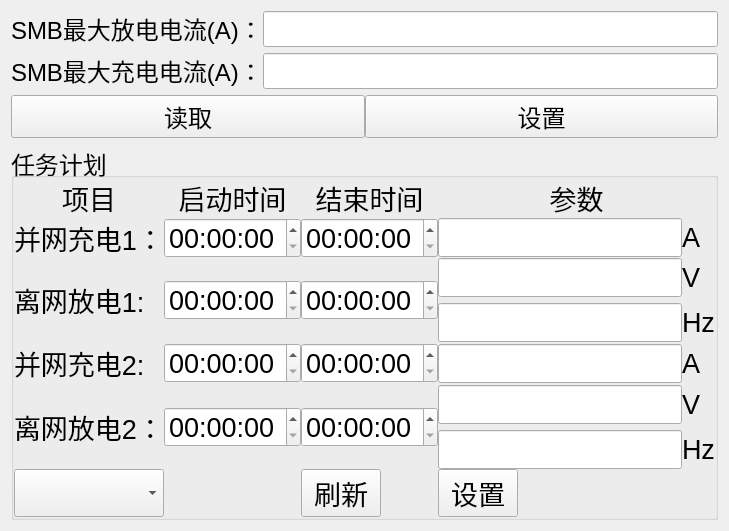
      <widget class="QWidget" name="page_3">
       <layout class="QVBoxLayout" name="verticalLayout_2">
        <item>
         <widget class="QWidget" name="widget_9" native="true">
          <property name="sizePolicy">
           <sizepolicy hsizetype="Preferred" vsizetype="Fixed">
            <horstretch>0</horstretch>
            <verstretch>0</verstretch>
           </sizepolicy>
          </property>
          <layout class="QHBoxLayout" name="horizontalLayout_9">
           <property name="spacing">
            <number>0</number>
           </property>
           <property name="leftMargin">
            <number>0</number>
           </property>
           <property name="topMargin">
            <number>0</number>
           </property>
           <property name="rightMargin">
            <number>0</number>
           </property>
           <property name="bottomMargin">
            <number>0</number>
           </property>
           <item>
            <widget class="QLabel" name="label_10">
             <property name="sizePolicy">
              <sizepolicy hsizetype="Preferred" vsizetype="Fixed">
               <horstretch>0</horstretch>
               <verstretch>0</verstretch>
              </sizepolicy>
             </property>
             <property name="font">
              <font>
               <pointsize>18</pointsize>
              </font>
             </property>
             <property name="text">
              <string>SMB最大放电电流(A)：</string>
             </property>
            </widget>
           </item>
           <item>
            <widget class="QLineEdit" name="leMaxDisAm">
             <property name="font">
              <font>
               <pointsize>18</pointsize>
              </font>
             </property>
            </widget>
           </item>
          </layout>
         </widget>
        </item>
        <item>
         <widget class="QWidget" name="widget_10" native="true">
          <property name="sizePolicy">
           <sizepolicy hsizetype="Preferred" vsizetype="Fixed">
            <horstretch>0</horstretch>
            <verstretch>0</verstretch>
           </sizepolicy>
          </property>
          <layout class="QHBoxLayout" name="horizontalLayout_10">
           <property name="spacing">
            <number>0</number>
           </property>
           <property name="leftMargin">
            <number>0</number>
           </property>
           <property name="topMargin">
            <number>0</number>
           </property>
           <property name="rightMargin">
            <number>0</number>
           </property>
           <property name="bottomMargin">
            <number>0</number>
           </property>
           <item>
            <widget class="QLabel" name="label_11">
             <property name="sizePolicy">
              <sizepolicy hsizetype="Preferred" vsizetype="Fixed">
               <horstretch>0</horstretch>
               <verstretch>0</verstretch>
              </sizepolicy>
             </property>
             <property name="font">
              <font>
               <pointsize>18</pointsize>
              </font>
             </property>
             <property name="text">
              <string>SMB最大充电电流(A)：</string>
             </property>
            </widget>
           </item>
           <item>
            <widget class="QLineEdit" name="leMaxChaAm">
             <property name="font">
              <font>
               <pointsize>18</pointsize>
              </font>
             </property>
            </widget>
           </item>
          </layout>
         </widget>
        </item>
        <item>
         <widget class="QWidget" name="widget_12" native="true">
          <property name="sizePolicy">
           <sizepolicy hsizetype="Preferred" vsizetype="Fixed">
            <horstretch>0</horstretch>
            <verstretch>0</verstretch>
           </sizepolicy>
          </property>
          <property name="font">
           <font>
            <pointsize>18</pointsize>
           </font>
          </property>
          <layout class="QHBoxLayout" name="horizontalLayout_11">
           <property name="spacing">
            <number>0</number>
           </property>
           <property name="leftMargin">
            <number>0</number>
           </property>
           <property name="topMargin">
            <number>0</number>
           </property>
           <property name="rightMargin">
            <number>0</number>
           </property>
           <property name="bottomMargin">
            <number>0</number>
           </property>
           <item>
            <widget class="QPushButton" name="pbreadcfg">
             <property name="font">
              <font>
               <pointsize>18</pointsize>
              </font>
             </property>
             <property name="text">
              <string>读取</string>
             </property>
            </widget>
           </item>
           <item>
            <widget class="QPushButton" name="pbmodifycfg">
             <property name="font">
              <font>
               <pointsize>18</pointsize>
              </font>
             </property>
             <property name="text">
              <string>设置</string>
             </property>
            </widget>
           </item>
          </layout>
         </widget>
        </item>
        <item>
         <widget class="QGroupBox" name="groupBox_2">
          <property name="sizePolicy">
           <sizepolicy hsizetype="Preferred" vsizetype="Preferred">
            <horstretch>0</horstretch>
            <verstretch>0</verstretch>
           </sizepolicy>
          </property>
          <property name="font">
           <font>
            <pointsize>18</pointsize>
           </font>
          </property>
          <property name="title">
           <string>任务计划</string>
          </property>
          <property name="alignment">
           <set>Qt::AlignLeading|Qt::AlignLeft|Qt::AlignVCenter</set>
          </property>
          <layout class="QGridLayout" name="gridLayout">
           <property name="sizeConstraint">
            <enum>QLayout::SetDefaultConstraint</enum>
           </property>
           <property name="leftMargin">
            <number>0</number>
           </property>
           <property name="topMargin">
            <number>0</number>
           </property>
           <property name="rightMargin">
            <number>0</number>
           </property>
           <property name="bottomMargin">
            <number>0</number>
           </property>
           <property name="spacing">
            <number>0</number>
           </property>
           <item row="1" column="0">
            <widget class="QLabel" name="label_13">
             <property name="sizePolicy">
              <sizepolicy hsizetype="Fixed" vsizetype="Fixed">
               <horstretch>0</horstretch>
               <verstretch>0</verstretch>
              </sizepolicy>
             </property>
             <property name="font">
              <font>
               <pointsize>20</pointsize>
              </font>
             </property>
             <property name="text">
              <string>并网充电1：</string>
             </property>
            </widget>
           </item>
           <item row="2" column="0">
            <widget class="QLabel" name="label_15">
             <property name="sizePolicy">
              <sizepolicy hsizetype="Fixed" vsizetype="Fixed">
               <horstretch>0</horstretch>
               <verstretch>0</verstretch>
              </sizepolicy>
             </property>
             <property name="font">
              <font>
               <pointsize>20</pointsize>
              </font>
             </property>
             <property name="text">
              <string>离网放电1:</string>
             </property>
            </widget>
           </item>
           <item row="4" column="2">
            <widget class="QTimeEdit" name="telwfdend2">
             <property name="sizePolicy">
              <sizepolicy hsizetype="Fixed" vsizetype="Fixed">
               <horstretch>0</horstretch>
               <verstretch>0</verstretch>
              </sizepolicy>
             </property>
             <property name="font">
              <font>
               <pointsize>20</pointsize>
              </font>
             </property>
             <property name="displayFormat">
              <string>hh:mm:ss</string>
             </property>
            </widget>
           </item>
           <item row="1" column="3">
            <widget class="QWidget" name="widget" native="true">
             <property name="sizePolicy">
              <sizepolicy hsizetype="Preferred" vsizetype="Preferred">
               <horstretch>0</horstretch>
               <verstretch>0</verstretch>
              </sizepolicy>
             </property>
             <layout class="QHBoxLayout" name="horizontalLayout_14">
              <property name="spacing">
               <number>0</number>
              </property>
              <property name="leftMargin">
               <number>0</number>
              </property>
              <property name="topMargin">
               <number>0</number>
              </property>
              <property name="rightMargin">
               <number>0</number>
              </property>
              <property name="bottomMargin">
               <number>0</number>
              </property>
              <item>
               <widget class="QLineEdit" name="lecddl1">
                <property name="sizePolicy">
                 <sizepolicy hsizetype="Preferred" vsizetype="Fixed">
                  <horstretch>0</horstretch>
                  <verstretch>0</verstretch>
                 </sizepolicy>
                </property>
                <property name="baseSize">
                 <size>
                  <width>0</width>
                  <height>0</height>
                 </size>
                </property>
                <property name="font">
                 <font>
                  <pointsize>20</pointsize>
                 </font>
                </property>
                <property name="maxLength">
                 <number>5</number>
                </property>
                <property name="cursorMoveStyle">
                 <enum>Qt::LogicalMoveStyle</enum>
                </property>
               </widget>
              </item>
              <item>
               <widget class="QLabel" name="label_14">
                <property name="sizePolicy">
                 <sizepolicy hsizetype="Preferred" vsizetype="Fixed">
                  <horstretch>0</horstretch>
                  <verstretch>0</verstretch>
                 </sizepolicy>
                </property>
                <property name="font">
                 <font>
                  <pointsize>20</pointsize>
                 </font>
                </property>
                <property name="text">
                 <string>A</string>
                </property>
               </widget>
              </item>
             </layout>
            </widget>
           </item>
           <item row="1" column="2">
            <widget class="QTimeEdit" name="tecdend1">
             <property name="sizePolicy">
              <sizepolicy hsizetype="Fixed" vsizetype="Fixed">
               <horstretch>0</horstretch>
               <verstretch>0</verstretch>
              </sizepolicy>
             </property>
             <property name="font">
              <font>
               <pointsize>20</pointsize>
              </font>
             </property>
             <property name="displayFormat">
              <string>hh:mm:ss</string>
             </property>
            </widget>
           </item>
           <item row="2" column="2">
            <widget class="QTimeEdit" name="telwfd1end">
             <property name="sizePolicy">
              <sizepolicy hsizetype="Fixed" vsizetype="Fixed">
               <horstretch>0</horstretch>
               <verstretch>0</verstretch>
              </sizepolicy>
             </property>
             <property name="font">
              <font>
               <pointsize>20</pointsize>
              </font>
             </property>
             <property name="displayFormat">
              <string>hh:mm:ss</string>
             </property>
            </widget>
           </item>
           <item row="2" column="1">
            <widget class="QTimeEdit" name="telwfd1begin">
             <property name="sizePolicy">
              <sizepolicy hsizetype="Fixed" vsizetype="Fixed">
               <horstretch>0</horstretch>
               <verstretch>0</verstretch>
              </sizepolicy>
             </property>
             <property name="font">
              <font>
               <pointsize>20</pointsize>
              </font>
             </property>
             <property name="displayFormat">
              <string>hh:mm:ss</string>
             </property>
            </widget>
           </item>
           <item row="4" column="3">
            <widget class="QWidget" name="widget_17" native="true">
             <property name="sizePolicy">
              <sizepolicy hsizetype="Fixed" vsizetype="Preferred">
               <horstretch>0</horstretch>
               <verstretch>0</verstretch>
              </sizepolicy>
             </property>
             <layout class="QFormLayout" name="formLayout_3">
              <property name="horizontalSpacing">
               <number>0</number>
              </property>
              <property name="verticalSpacing">
               <number>6</number>
              </property>
              <property name="leftMargin">
               <number>0</number>
              </property>
              <property name="topMargin">
               <number>0</number>
              </property>
              <property name="rightMargin">
               <number>0</number>
              </property>
              <property name="bottomMargin">
               <number>0</number>
              </property>
              <item row="0" column="0">
               <widget class="QLineEdit" name="lefddy2">
                <property name="font">
                 <font>
                  <pointsize>20</pointsize>
                 </font>
                </property>
               </widget>
              </item>
              <item row="0" column="1">
               <widget class="QLabel" name="label_21">
                <property name="sizePolicy">
                 <sizepolicy hsizetype="Fixed" vsizetype="Preferred">
                  <horstretch>0</horstretch>
                  <verstretch>0</verstretch>
                 </sizepolicy>
                </property>
                <property name="font">
                 <font>
                  <pointsize>20</pointsize>
                 </font>
                </property>
                <property name="text">
                 <string>V</string>
                </property>
               </widget>
              </item>
              <item row="1" column="0">
               <widget class="QLineEdit" name="lefdpl2">
                <property name="font">
                 <font>
                  <pointsize>20</pointsize>
                 </font>
                </property>
               </widget>
              </item>
              <item row="1" column="1">
               <widget class="QLabel" name="label_22">
                <property name="sizePolicy">
                 <sizepolicy hsizetype="Fixed" vsizetype="Preferred">
                  <horstretch>0</horstretch>
                  <verstretch>0</verstretch>
                 </sizepolicy>
                </property>
                <property name="font">
                 <font>
                  <pointsize>20</pointsize>
                 </font>
                </property>
                <property name="text">
                 <string>Hz</string>
                </property>
               </widget>
              </item>
             </layout>
            </widget>
           </item>
           <item row="3" column="0">
            <widget class="QLabel" name="label_18">
             <property name="sizePolicy">
              <sizepolicy hsizetype="Preferred" vsizetype="Fixed">
               <horstretch>0</horstretch>
               <verstretch>0</verstretch>
              </sizepolicy>
             </property>
             <property name="font">
              <font>
               <pointsize>20</pointsize>
              </font>
             </property>
             <property name="text">
              <string>并网充电2:</string>
             </property>
            </widget>
           </item>
           <item row="3" column="2">
            <widget class="QTimeEdit" name="tebwcd2end">
             <property name="sizePolicy">
              <sizepolicy hsizetype="Fixed" vsizetype="Fixed">
               <horstretch>0</horstretch>
               <verstretch>0</verstretch>
              </sizepolicy>
             </property>
             <property name="font">
              <font>
               <pointsize>20</pointsize>
              </font>
             </property>
             <property name="displayFormat">
              <string>hh:mm:ss</string>
             </property>
            </widget>
           </item>
           <item row="3" column="1">
            <widget class="QTimeEdit" name="tebwcd2begin">
             <property name="sizePolicy">
              <sizepolicy hsizetype="Fixed" vsizetype="Fixed">
               <horstretch>0</horstretch>
               <verstretch>0</verstretch>
              </sizepolicy>
             </property>
             <property name="font">
              <font>
               <pointsize>20</pointsize>
              </font>
             </property>
             <property name="displayFormat">
              <string>hh:mm:ss</string>
             </property>
            </widget>
           </item>
           <item row="0" column="1">
            <widget class="QLabel" name="label_4">
             <property name="sizePolicy">
              <sizepolicy hsizetype="Preferred" vsizetype="Preferred">
               <horstretch>0</horstretch>
               <verstretch>0</verstretch>
              </sizepolicy>
             </property>
             <property name="font">
              <font>
               <pointsize>20</pointsize>
              </font>
             </property>
             <property name="text">
              <string>启动时间</string>
             </property>
             <property name="alignment">
              <set>Qt::AlignCenter</set>
             </property>
            </widget>
           </item>
           <item row="0" column="3">
            <widget class="QLabel" name="label_12">
             <property name="sizePolicy">
              <sizepolicy hsizetype="Preferred" vsizetype="Fixed">
               <horstretch>0</horstretch>
               <verstretch>0</verstretch>
              </sizepolicy>
             </property>
             <property name="font">
              <font>
               <pointsize>20</pointsize>
              </font>
             </property>
             <property name="text">
              <string>参数</string>
             </property>
             <property name="alignment">
              <set>Qt::AlignCenter</set>
             </property>
            </widget>
           </item>
           <item row="0" column="0">
            <widget class="QLabel" name="label_2">
             <property name="sizePolicy">
              <sizepolicy hsizetype="Preferred" vsizetype="Fixed">
               <horstretch>0</horstretch>
               <verstretch>0</verstretch>
              </sizepolicy>
             </property>
             <property name="font">
              <font>
               <pointsize>20</pointsize>
              </font>
             </property>
             <property name="text">
              <string>项目</string>
             </property>
             <property name="alignment">
              <set>Qt::AlignCenter</set>
             </property>
            </widget>
           </item>
           <item row="4" column="0">
            <widget class="QLabel" name="label_20">
             <property name="sizePolicy">
              <sizepolicy hsizetype="Preferred" vsizetype="Fixed">
               <horstretch>0</horstretch>
               <verstretch>0</verstretch>
              </sizepolicy>
             </property>
             <property name="font">
              <font>
               <pointsize>20</pointsize>
               <kerning>true</kerning>
              </font>
             </property>
             <property name="text">
              <string>离网放电2：</string>
             </property>
            </widget>
           </item>
           <item row="3" column="3">
            <widget class="QWidget" name="widget_16" native="true">
             <property name="sizePolicy">
              <sizepolicy hsizetype="Preferred" vsizetype="Preferred">
               <horstretch>0</horstretch>
               <verstretch>0</verstretch>
              </sizepolicy>
             </property>
             <layout class="QFormLayout" name="formLayout_2">
              <property name="horizontalSpacing">
               <number>0</number>
              </property>
              <property name="verticalSpacing">
               <number>0</number>
              </property>
              <property name="leftMargin">
               <number>0</number>
              </property>
              <property name="topMargin">
               <number>2</number>
              </property>
              <property name="rightMargin">
               <number>0</number>
              </property>
              <property name="bottomMargin">
               <number>2</number>
              </property>
              <item row="0" column="1">
               <widget class="QLabel" name="label_19">
                <property name="sizePolicy">
                 <sizepolicy hsizetype="Fixed" vsizetype="Preferred">
                  <horstretch>0</horstretch>
                  <verstretch>0</verstretch>
                 </sizepolicy>
                </property>
                <property name="font">
                 <font>
                  <pointsize>20</pointsize>
                 </font>
                </property>
                <property name="text">
                 <string>A</string>
                </property>
               </widget>
              </item>
              <item row="0" column="0">
               <widget class="QLineEdit" name="lecddl2">
                <property name="sizePolicy">
                 <sizepolicy hsizetype="Preferred" vsizetype="Preferred">
                  <horstretch>0</horstretch>
                  <verstretch>0</verstretch>
                 </sizepolicy>
                </property>
                <property name="font">
                 <font>
                  <pointsize>20</pointsize>
                 </font>
                </property>
               </widget>
              </item>
             </layout>
            </widget>
           </item>
           <item row="5" column="2">
            <widget class="QPushButton" name="pbrefresh">
             <property name="sizePolicy">
              <sizepolicy hsizetype="Fixed" vsizetype="Fixed">
               <horstretch>0</horstretch>
               <verstretch>0</verstretch>
              </sizepolicy>
             </property>
             <property name="font">
              <font>
               <pointsize>20</pointsize>
              </font>
             </property>
             <property name="text">
              <string>刷新</string>
             </property>
            </widget>
           </item>
           <item row="4" column="1">
            <widget class="QTimeEdit" name="telwfdbegin2">
             <property name="sizePolicy">
              <sizepolicy hsizetype="Fixed" vsizetype="Fixed">
               <horstretch>0</horstretch>
               <verstretch>0</verstretch>
              </sizepolicy>
             </property>
             <property name="font">
              <font>
               <pointsize>20</pointsize>
              </font>
             </property>
             <property name="displayFormat">
              <string>hh:mm:ss</string>
             </property>
            </widget>
           </item>
           <item row="1" column="1">
            <widget class="QTimeEdit" name="tecdbegin1">
             <property name="sizePolicy">
              <sizepolicy hsizetype="Fixed" vsizetype="Fixed">
               <horstretch>0</horstretch>
               <verstretch>0</verstretch>
              </sizepolicy>
             </property>
             <property name="font">
              <font>
               <pointsize>20</pointsize>
              </font>
             </property>
             <property name="displayFormat">
              <string>hh:mm:ss</string>
             </property>
            </widget>
           </item>
           <item row="2" column="3">
            <widget class="QWidget" name="widget_4" native="true">
             <property name="sizePolicy">
              <sizepolicy hsizetype="Fixed" vsizetype="Preferred">
               <horstretch>0</horstretch>
               <verstretch>0</verstretch>
              </sizepolicy>
             </property>
             <layout class="QFormLayout" name="formLayout">
              <property name="horizontalSpacing">
               <number>0</number>
              </property>
              <property name="verticalSpacing">
               <number>6</number>
              </property>
              <property name="leftMargin">
               <number>0</number>
              </property>
              <property name="topMargin">
               <number>0</number>
              </property>
              <property name="rightMargin">
               <number>0</number>
              </property>
              <property name="bottomMargin">
               <number>0</number>
              </property>
              <item row="0" column="0">
               <widget class="QLineEdit" name="lefddy1">
                <property name="sizePolicy">
                 <sizepolicy hsizetype="Preferred" vsizetype="Fixed">
                  <horstretch>1</horstretch>
                  <verstretch>0</verstretch>
                 </sizepolicy>
                </property>
                <property name="font">
                 <font>
                  <pointsize>20</pointsize>
                 </font>
                </property>
                <property name="maxLength">
                 <number>5</number>
                </property>
               </widget>
              </item>
              <item row="0" column="1">
               <widget class="QLabel" name="label_16">
                <property name="sizePolicy">
                 <sizepolicy hsizetype="Fixed" vsizetype="Preferred">
                  <horstretch>0</horstretch>
                  <verstretch>0</verstretch>
                 </sizepolicy>
                </property>
                <property name="font">
                 <font>
                  <pointsize>20</pointsize>
                 </font>
                </property>
                <property name="text">
                 <string>V</string>
                </property>
               </widget>
              </item>
              <item row="1" column="1">
               <widget class="QLabel" name="label_17">
                <property name="sizePolicy">
                 <sizepolicy hsizetype="Fixed" vsizetype="Preferred">
                  <horstretch>0</horstretch>
                  <verstretch>0</verstretch>
                 </sizepolicy>
                </property>
                <property name="font">
                 <font>
                  <pointsize>20</pointsize>
                 </font>
                </property>
                <property name="text">
                 <string>Hz</string>
                </property>
               </widget>
              </item>
              <item row="1" column="0">
               <widget class="QLineEdit" name="lefdpl1">
                <property name="font">
                 <font>
                  <pointsize>20</pointsize>
                 </font>
                </property>
               </widget>
              </item>
             </layout>
            </widget>
           </item>
           <item row="0" column="2">
            <widget class="QLabel" name="label_6">
             <property name="sizePolicy">
              <sizepolicy hsizetype="Preferred" vsizetype="Preferred">
               <horstretch>0</horstretch>
               <verstretch>0</verstretch>
              </sizepolicy>
             </property>
             <property name="font">
              <font>
               <pointsize>20</pointsize>
              </font>
             </property>
             <property name="text">
              <string>结束时间</string>
             </property>
             <property name="alignment">
              <set>Qt::AlignCenter</set>
             </property>
            </widget>
           </item>
           <item row="5" column="3">
            <widget class="QPushButton" name="pbset">
             <property name="sizePolicy">
              <sizepolicy hsizetype="Fixed" vsizetype="Fixed">
               <horstretch>0</horstretch>
               <verstretch>0</verstretch>
              </sizepolicy>
             </property>
             <property name="font">
              <font>
               <pointsize>20</pointsize>
              </font>
             </property>
             <property name="text">
              <string>设置</string>
             </property>
            </widget>
           </item>
           <item row="5" column="0">
            <widget class="QComboBox" name="comboBox_com">
             <property name="sizePolicy">
              <sizepolicy hsizetype="Preferred" vsizetype="Preferred">
               <horstretch>0</horstretch>
               <verstretch>0</verstretch>
              </sizepolicy>
             </property>
             <property name="font">
              <font>
               <pointsize>20</pointsize>
              </font>
             </property>
            </widget>
           </item>
          </layout>
         </widget>
        </item>
       </layout>
      </widget>
